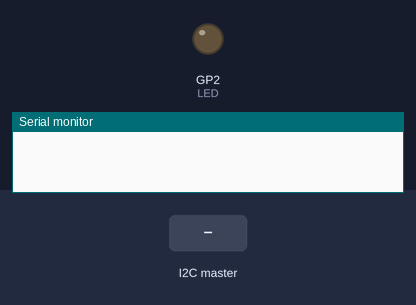
Recording of a program running on a simulated Raspberry Pi Pico. On the bench: output pins drawn as LEDs (lit = HIGH), the last lines printed to the serial monitor. Inputs (shaded band) come from the test bench.

Above: at 1.2 s.
1.3 s: the I2C master sends the byte 1
At 1.8 s:
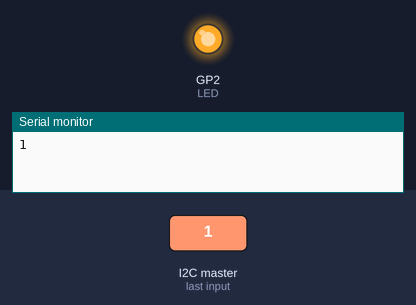
Timing chart, 0 to 4.3 s (numbered marks = the images above; inputs shaded):
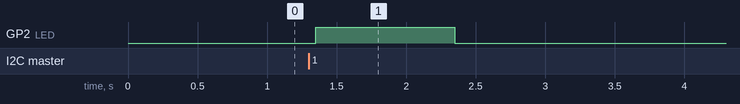

The program:

main.cpp
```cpp
#include <Arduino.h>
#include <Wire.h>

#define I2C_ADDR 1
#define LED 2

void receiveEvent(int howMany)
{
  while (1 < Wire.available()) // loop through all but the last
  {
    char c = Wire.read(); // receive byte as a character
    Serial.print(c);      // print the character
  }
  int x = Wire.read(); // receive byte as an integer
  Serial.println(x);   // print the integer
  digitalWrite(LED, HIGH);
  delay(1000);
  digitalWrite(LED, LOW);
}

void setup()
{
  Wire.begin(I2C_ADDR);         // join i2c bus with address #4
  Wire.onReceive(receiveEvent); // register event
  Serial.begin(115200);         // start serial for output
  pinMode(LED, OUTPUT);
}

void loop()
{
  delay(100);
}
```

Measured:
- after the input at 1.3 s, GP2 (LED): LOW → HIGH after 0.05 s, → LOW 1.0 s later
